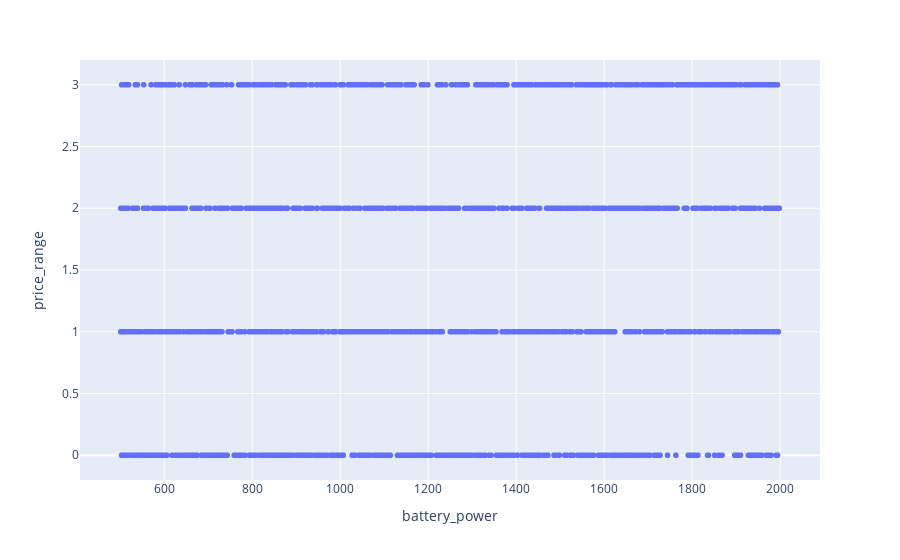

The notebook cell this image was saved under:
### Code cell
px.scatter(x='battery_power', y='price_range', data_frame=train_df)

### Figure 1 — Plotly figure (JSON) as saved in the notebook; plotly's stock layout.template omitted (floating-point values rounded to 4 significant figures; data arrays with more than 128 entries replaced by an {"elided": "..."} marker saying what was removed)
{"data": [{"hovertemplate": "battery_power=%{x}<br>price_range=%{y}<extra></extra>", "legendgroup": "", "marker": {"color": "#636efa", "symbol": "circle"}, "mode": "markers", "name": "", "showlegend": false, "type": "scattergl", "x": {"elided": "2000 int values"}, "xaxis": "x", "y": {"elided": "2000 int values"}, "yaxis": "y"}], "layout": {"legend": {"tracegroupgap": 0}, "margin": {"t": 60}, "xaxis": {"anchor": "y", "domain": [0, 1], "title": {"text": "battery_power"}}, "yaxis": {"anchor": "x", "domain": [0, 1], "title": {"text": "price_range"}}}}
